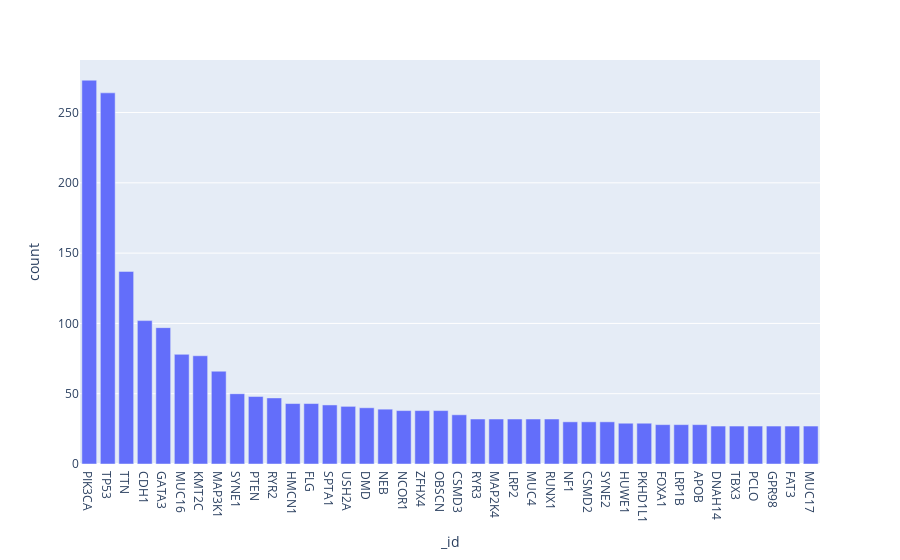

Notebook cell for this chart:
### Code cell
px.bar(df[:40], x="_id", y="count")

### Figure 1 — Plotly figure (JSON) as saved in the notebook; plotly's stock layout.template omitted (floating-point values rounded to 4 significant figures)
{"data": [{"alignmentgroup": "True", "hovertemplate": "_id=%{x}<br>count=%{y}<extra></extra>", "legendgroup": "", "marker": {"color": "#636efa", "pattern": {"shape": ""}}, "name": "", "offsetgroup": "", "orientation": "v", "showlegend": false, "textposition": "auto", "type": "bar", "x": ["PIK3CA", "TP53", "TTN", "CDH1", "GATA3", "MUC16", "KMT2C", "MAP3K1", "SYNE1", "PTEN", "RYR2", "HMCN1", "FLG", "SPTA1", "USH2A", "DMD", "NEB", "NCOR1", "ZFHX4", "OBSCN", "CSMD3", "RYR3", "MAP2K4", "LRP2", "MUC4", "RUNX1", "NF1", "CSMD2", "SYNE2", "HUWE1", "PKHD1L1", "FOXA1", "LRP1B", "APOB", "DNAH14", "TBX3", "PCLO", "GPR98", "FAT3", "MUC17"], "xaxis": "x", "y": [273, 264, 137, 102, 97, 78, 77, 66, 50, 48, 47, 43, 43, 42, 41, 40, 39, 38, 38, 38, 35, 32, 32, 32, 32, 32, 30, 30, 30, 29, 29, 28, 28, 28, 27, 27, 27, 27, 27, 27], "yaxis": "y"}], "layout": {"barmode": "relative", "legend": {"tracegroupgap": 0}, "margin": {"t": 60}, "xaxis": {"anchor": "y", "domain": [0, 1], "title": {"text": "_id"}}, "yaxis": {"anchor": "x", "domain": [0, 1], "title": {"text": "count"}}}}
